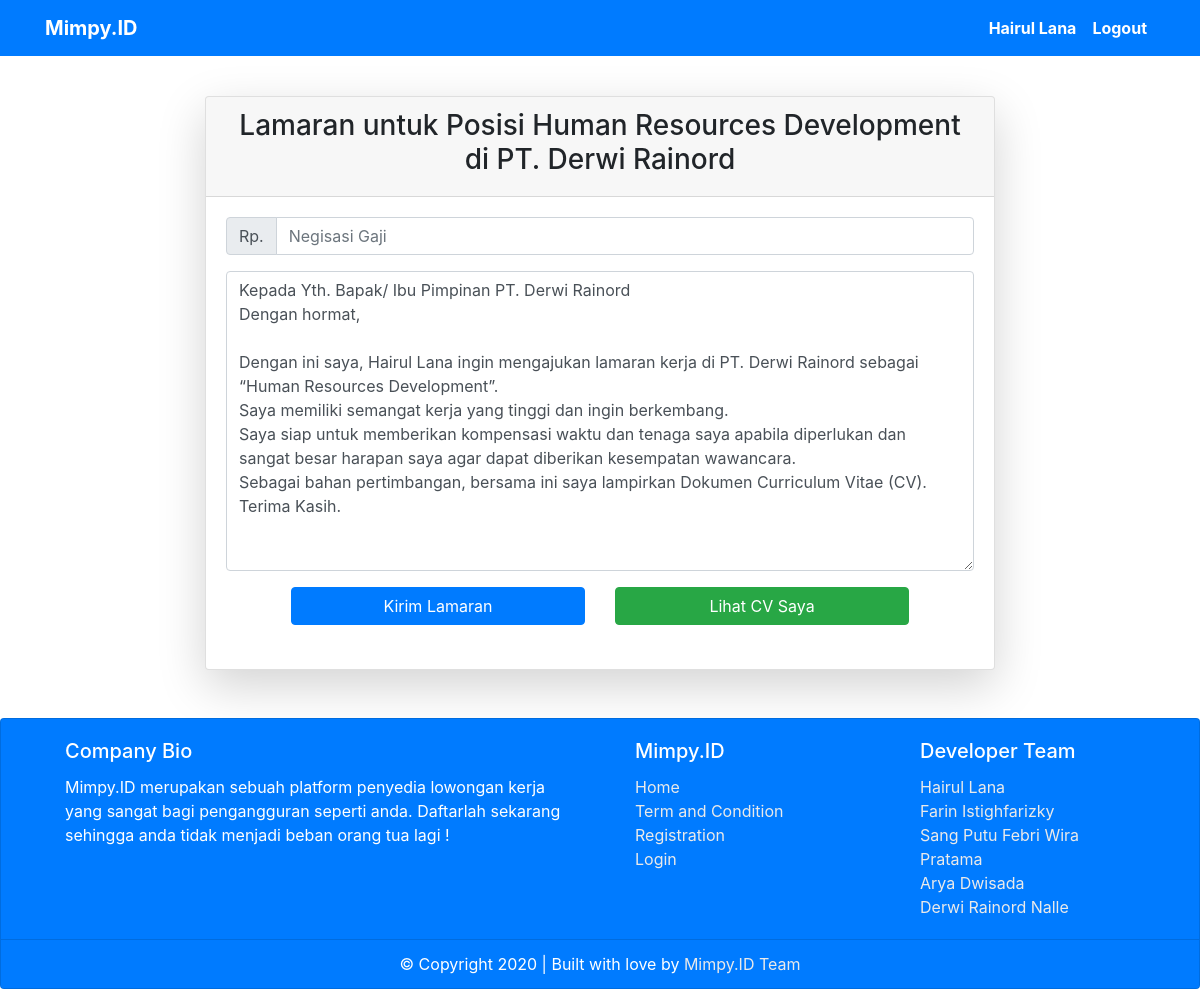
Screenshot of /buat-lamaran.php?id=13 (signed in) with the database file from the repository.
### tables this page shows
CREATE TABLE `pelamar` (
  `id` int(11) NOT NULL,
  `nama` varchar(50) NOT NULL,
  `email` varchar(50) NOT NULL,
  `telp` varchar(20) NOT NULL,
  `gender` varchar(10) NOT NULL,
  `alamat` varchar(100) NOT NULL,
  `cv` text NOT NULL,
  `password` varchar(255) NOT NULL
);

CREATE TABLE `loker` (
  `id` int(11) NOT NULL,
  `idPerusahaan` int(11) NOT NULL,
  `posisi` varchar(30) NOT NULL,
  `lulusan` varchar(50) NOT NULL,
  `jobdesk` varchar(100) NOT NULL,
  `keterangan` varchar(256) NOT NULL,
  `status` varchar(11) NOT NULL
);

CREATE TABLE `perusahaan` (
  `id` int(11) NOT NULL,
  `nama` varchar(50) NOT NULL,
  `email` varchar(50) NOT NULL,
  `telp` varchar(20) NOT NULL,
  `kota` varchar(30) NOT NULL,
  `alamat` varchar(100) NOT NULL,
  `deskripsi` varchar(512) NOT NULL,
  `foto` text NOT NULL,
  `password` varchar(255) NOT NULL
);

### buat-lamaran.php (the view, shortened to what this page needs)
<?php
require "db.php";
$id = $_GET["id"];
$loker = mysqli_fetch_assoc(mysqli_query($db,"SELECT *, perusahaan.nama as namaPerusahaan from loker inner join perusahaan on perusahaan.id = loker.idPerusahaan where loker.id = $id"));
?>
<!DOCTYPE html>
<html lang="en">
<head>
    <?php require "headtags.php" ?>
</head>
<body>
    <?php require "navbar.php" ?>
    <div class="row">
        <div class="col-md-8 offset-md-2">
            <div class="card mt-5 shadow-lg">
                <div class="card-header text-center">
                    <h3>Lamaran untuk Posisi <?= $loker["posisi"] ?> di <?= $loker["namaPerusahaan"] ?></h3>
                </div>
                <div class="card-body">
                    <form action="" method="POST">
                        <div class="form-group">
                            <div class="input-group">
                                <div class="input-group-prepend">
                                    <div class="input-group-text">Rp. </div>
                                </div>
                                <input type="text" id="gaji" class="form-control" name="gaji" placeholder="Negisasi Gaji">
                            </div>
                        </div>
                        <div class="form-group">
                            <textarea name="suratLamaran" id="suratLamaran" style="height:300px;" class="form-control">Kepada Yth. Bapak/ Ibu Pimpinan <?= $loker["namaPerusahaan"] ?>&#13;Dengan hormat,&#13;&#13;Dengan ini saya, <?= $pelamar["nama"] ?> ingin mengajukan lamaran kerja di <?= $loker["namaPerusahaan"] ?> sebagai “<?= $loker["posisi"] ?>”.&#13;Saya memiliki semangat kerja yang tinggi dan ingin berkembang.&#13;Saya siap untuk memberikan kompensasi waktu dan tenaga saya apabila diperlukan dan sangat besar harapan saya agar dapat diberikan kesempatan wawancara.&#13;Sebagai bahan pertimbangan, bersama ini saya lampirkan Dokumen Curriculum Vitae (CV).&#13;Terima Kasih.</textarea>
                        </div>
                        <div class="row">
                            <div class="col-sm-5 offset-sm-1">
                                <button type="submit" name="kirimLamaran" class="btn btn-primary btn-block">Kirim Lamaran</button></a>
                                <br>
                            </div>
                            <div class="col-sm-5">
                                <a href="cv.php?id=<?= $pelamar['id'] ?>" class="btn btn-success btn-block">Lihat CV Saya</a>
                            </div>
                        </div>
                    </form>
                </div>
            </div>
        </div>
    </div>
    <?php
    include 'footer.php';
    ?>
</body>
</html>

### navbar.php (shortened to what this page needs)
<div class="row">
    <div class="col mb-5">
        <?php if (isset($_SESSION["admin"])) : ?>
            <nav class="navbar navbar-expand-lg navbar-dark bg-primary fixed-top">
                <div class="container">
                    <a class="navbar-brand" href="/mimpy.id">Mimpy.ID</a>
                    <button class="navbar-toggler" type="button" data-toggle="collapse" data-target="#navbarSupportedContent" aria-controls="navbarSupportedContent" aria-expanded="false" aria-label="Toggle navigation">
                        <span class="navbar-toggler-icon"></span>
                    </button>
                    <div class="collapse navbar-collapse" id="navbarSupportedContent">
                        <ul class="navbar-nav mr-auto"></ul>
                        <ul class="navbar-nav">
                            <li class="nav-item">
                                <a class="nav-link active" href="profil.php">Admin</a>
                            </li>
                            <li class="nav-item">
                                <a class="nav-link active" href="logout.php">Logout</a>
                            </li>
                        </ul>
                    </div>
                </div>
            </nav>
        <?php elseif (isset($_SESSION["pelamar"])) : ?>
            <?php
                $email = $_SESSION["pelamar"];
                $pelamar = mysqli_query($db,"SELECT * FROM pelamar WHERE email = '$email'");
                $pelamar = mysqli_fetch_assoc($pelamar);
            ?>
            <nav class="navbar navbar-expand-lg navbar-dark bg-primary fixed-top">
                <div class="container">
                    <a class="navbar-brand" href="/mimpy.id">Mimpy.ID</a>
                    <div class="collapse navbar-collapse" id="navbarSupportedContent">
                        <ul class="navbar-nav">
                            <li class="nav-item">
                                <a class="nav-link active" href="profil.php"><?= $pelamar["nama"] ?></a>
                            </li>
                            <li class="nav-item">
                                <a class="nav-link active" href="logout.php">Logout</a>
                            </li>
                        </ul>
                    </div>
                </div>
            </nav>
        <?php endif; ?>
    </div>
</div>

### assets/css/mimpy.id.css (style rules this page uses)
.navbar a { font-weight: bold; }

### rows the page displays
pelamar: nama "Hairul Lana"
loker: posisi "Human Resources Development", idPerusahaan.nama "PT. Derwi Rainord", suratLamaran "Kepada Yth. Bapak/ Ibu Pimpinan PT. Derwi Rainord Dengan hormat, Dengan ini saya, Hairul Lana ingin mengajukan lamaran kerja di PT. Derwi Rainord sebagai “Human Resources Development”. Saya memiliki semangat kerja yang tinggi dan ingin berkembang. Saya siap untuk memberikan kompensasi waktu dan tenaga saya apabila diperlukan dan sangat besar harapan saya agar dapat diberikan kesempatan wawancara. Sebagai bahan pertimbangan, bersama ini saya lampirkan Dokumen Curriculum Vitae (CV). Terima Kasih."
